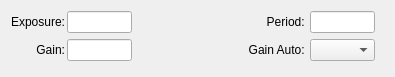
<?xml version="1.0" encoding="UTF-8"?>
<ui version="4.0">
 <class>Form</class>
 <widget class="QWidget" name="Form">
  <property name="geometry">
   <rect>
    <x>0</x>
    <y>0</y>
    <width>395</width>
    <height>77</height>
   </rect>
  </property>
  <property name="minimumSize">
   <size>
    <width>390</width>
    <height>60</height>
   </size>
  </property>
  <property name="maximumSize">
   <size>
    <width>747</width>
    <height>80</height>
   </size>
  </property>
  <property name="windowTitle">
   <string>Exposure &amp; Timing</string>
  </property>
  <layout class="QGridLayout" name="gridLayout_2">
   <property name="horizontalSpacing">
    <number>2</number>
   </property>
   <item row="1" column="7">
    <widget class="PyDMLabel" name="frame_rate_rbv">
     <property name="maximumSize">
      <size>
       <width>50</width>
       <height>16777215</height>
      </size>
     </property>
     <property name="precision">
      <number>0</number>
     </property>
     <property name="showUnits">
      <bool>false</bool>
     </property>
     <property name="precisionFromPV">
      <bool>true</bool>
     </property>
     <property name="alarmSensitiveContent">
      <bool>false</bool>
     </property>
     <property name="alarmSensitiveBorder">
      <bool>true</bool>
     </property>
     <property name="PyDMToolTip">
      <string/>
     </property>
     <property name="channel">
      <string>ca://${cam_prefix}:GainAuto_RBV</string>
     </property>
     <property name="enableRichText">
      <bool>false</bool>
     </property>
    </widget>
   </item>
   <item row="0" column="2">
    <widget class="PyDMLabel" name="acquire_time_rbv">
     <property name="maximumSize">
      <size>
       <width>50</width>
       <height>16777215</height>
      </size>
     </property>
     <property name="precision">
      <number>0</number>
     </property>
     <property name="showUnits">
      <bool>false</bool>
     </property>
     <property name="precisionFromPV">
      <bool>true</bool>
     </property>
     <property name="alarmSensitiveContent">
      <bool>false</bool>
     </property>
     <property name="alarmSensitiveBorder">
      <bool>true</bool>
     </property>
     <property name="PyDMToolTip">
      <string/>
     </property>
     <property name="channel">
      <string>ca://${cam_prefix}:AcquireTime_RBV</string>
     </property>
     <property name="enableRichText">
      <bool>false</bool>
     </property>
    </widget>
   </item>
   <item row="1" column="5">
    <widget class="PyDMEnumComboBox" name="gain_auto_combo">
     <property name="minimumSize">
      <size>
       <width>65</width>
       <height>0</height>
      </size>
     </property>
     <property name="maximumSize">
      <size>
       <width>60</width>
       <height>16777215</height>
      </size>
     </property>
     <property name="alarmSensitiveContent">
      <bool>false</bool>
     </property>
     <property name="alarmSensitiveBorder">
      <bool>true</bool>
     </property>
     <property name="PyDMToolTip">
      <string/>
     </property>
     <property name="monitorDisp">
      <bool>false</bool>
     </property>
     <property name="channel">
      <string>ca://${cam_prefix}:GainAuto</string>
     </property>
    </widget>
   </item>
   <item row="1" column="0">
    <widget class="QLabel" name="label_gain">
     <property name="text">
      <string>Gain:</string>
     </property>
     <property name="alignment">
      <set>Qt::AlignRight|Qt::AlignTrailing|Qt::AlignVCenter</set>
     </property>
    </widget>
   </item>
   <item row="0" column="5">
    <widget class="PyDMLineEdit" name="acquire_period_edit">
     <property name="minimumSize">
      <size>
       <width>65</width>
       <height>0</height>
      </size>
     </property>
     <property name="maximumSize">
      <size>
       <width>60</width>
       <height>16777215</height>
      </size>
     </property>
     <property name="precision">
      <number>0</number>
     </property>
     <property name="showUnits">
      <bool>false</bool>
     </property>
     <property name="precisionFromPV">
      <bool>true</bool>
     </property>
     <property name="alarmSensitiveContent">
      <bool>false</bool>
     </property>
     <property name="alarmSensitiveBorder">
      <bool>true</bool>
     </property>
     <property name="PyDMToolTip">
      <string/>
     </property>
     <property name="monitorDisp">
      <bool>false</bool>
     </property>
     <property name="channel">
      <string>ca://${cam_prefix}:AcquirePeriod</string>
     </property>
    </widget>
   </item>
   <item row="1" column="4">
    <widget class="QLabel" name="label_gain_auto">
     <property name="text">
      <string>Gain Auto: </string>
     </property>
     <property name="alignment">
      <set>Qt::AlignRight|Qt::AlignTrailing|Qt::AlignVCenter</set>
     </property>
    </widget>
   </item>
   <item row="0" column="1">
    <widget class="PyDMLineEdit" name="acquire_time_edit">
     <property name="minimumSize">
      <size>
       <width>65</width>
       <height>0</height>
      </size>
     </property>
     <property name="maximumSize">
      <size>
       <width>60</width>
       <height>16777215</height>
      </size>
     </property>
     <property name="precision">
      <number>0</number>
     </property>
     <property name="showUnits">
      <bool>false</bool>
     </property>
     <property name="precisionFromPV">
      <bool>true</bool>
     </property>
     <property name="alarmSensitiveContent">
      <bool>false</bool>
     </property>
     <property name="alarmSensitiveBorder">
      <bool>true</bool>
     </property>
     <property name="PyDMToolTip">
      <string/>
     </property>
     <property name="monitorDisp">
      <bool>false</bool>
     </property>
     <property name="channel">
      <string>ca://${cam_prefix}:AcquireTime</string>
     </property>
    </widget>
   </item>
   <item row="0" column="7">
    <widget class="PyDMLabel" name="acquire_period_rbv">
     <property name="maximumSize">
      <size>
       <width>50</width>
       <height>16777215</height>
      </size>
     </property>
     <property name="precision">
      <number>0</number>
     </property>
     <property name="showUnits">
      <bool>false</bool>
     </property>
     <property name="precisionFromPV">
      <bool>true</bool>
     </property>
     <property name="alarmSensitiveContent">
      <bool>false</bool>
     </property>
     <property name="alarmSensitiveBorder">
      <bool>true</bool>
     </property>
     <property name="PyDMToolTip">
      <string/>
     </property>
     <property name="channel">
      <string>ca://${cam_prefix}:AcquirePeriod_RBV</string>
     </property>
     <property name="enableRichText">
      <bool>false</bool>
     </property>
    </widget>
   </item>
   <item row="0" column="4">
    <widget class="QLabel" name="label_period">
     <property name="minimumSize">
      <size>
       <width>40</width>
       <height>0</height>
      </size>
     </property>
     <property name="text">
      <string>Period: </string>
     </property>
     <property name="alignment">
      <set>Qt::AlignRight|Qt::AlignTrailing|Qt::AlignVCenter</set>
     </property>
    </widget>
   </item>
   <item row="0" column="0">
    <widget class="QLabel" name="label_exposure">
     <property name="text">
      <string>Exposure:</string>
     </property>
     <property name="alignment">
      <set>Qt::AlignRight|Qt::AlignTrailing|Qt::AlignVCenter</set>
     </property>
    </widget>
   </item>
   <item row="1" column="2">
    <widget class="PyDMLabel" name="gain_rbv">
     <property name="maximumSize">
      <size>
       <width>50</width>
       <height>16777215</height>
      </size>
     </property>
     <property name="precision">
      <number>0</number>
     </property>
     <property name="showUnits">
      <bool>false</bool>
     </property>
     <property name="precisionFromPV">
      <bool>true</bool>
     </property>
     <property name="alarmSensitiveContent">
      <bool>false</bool>
     </property>
     <property name="alarmSensitiveBorder">
      <bool>true</bool>
     </property>
     <property name="PyDMToolTip">
      <string/>
     </property>
     <property name="channel">
      <string>ca://${cam_prefix}:Gain_RBV</string>
     </property>
     <property name="enableRichText">
      <bool>false</bool>
     </property>
    </widget>
   </item>
   <item row="5" column="0">
    <spacer name="verticalSpacer">
     <property name="orientation">
      <enum>Qt::Vertical</enum>
     </property>
     <property name="sizeHint" stdset="0">
      <size>
       <width>20</width>
       <height>40</height>
      </size>
     </property>
    </spacer>
   </item>
   <item row="1" column="1">
    <widget class="PyDMLineEdit" name="gain_edit">
     <property name="minimumSize">
      <size>
       <width>65</width>
       <height>0</height>
      </size>
     </property>
     <property name="maximumSize">
      <size>
       <width>60</width>
       <height>16777215</height>
      </size>
     </property>
     <property name="precision">
      <number>0</number>
     </property>
     <property name="showUnits">
      <bool>false</bool>
     </property>
     <property name="precisionFromPV">
      <bool>true</bool>
     </property>
     <property name="alarmSensitiveContent">
      <bool>false</bool>
     </property>
     <property name="alarmSensitiveBorder">
      <bool>true</bool>
     </property>
     <property name="PyDMToolTip">
      <string/>
     </property>
     <property name="monitorDisp">
      <bool>false</bool>
     </property>
     <property name="channel">
      <string>ca://${cam_prefix}:Gain</string>
     </property>
    </widget>
   </item>
   <item row="0" column="3">
    <spacer name="horizontalSpacer">
     <property name="orientation">
      <enum>Qt::Horizontal</enum>
     </property>
     <property name="sizeHint" stdset="0">
      <size>
       <width>40</width>
       <height>20</height>
      </size>
     </property>
    </spacer>
   </item>
  </layout>
 </widget>
 <customwidgets>
  <customwidget>
   <class>PyDMLabel</class>
   <extends>QLabel</extends>
   <header>pydm.widgets.label</header>
  </customwidget>
  <customwidget>
   <class>PyDMEnumComboBox</class>
   <extends>QComboBox</extends>
   <header>pydm.widgets.enum_combo_box</header>
  </customwidget>
  <customwidget>
   <class>PyDMLineEdit</class>
   <extends>QLineEdit</extends>
   <header>pydm.widgets.line_edit</header>
  </customwidget>
 </customwidgets>
 <resources/>
 <connections/>
</ui>
